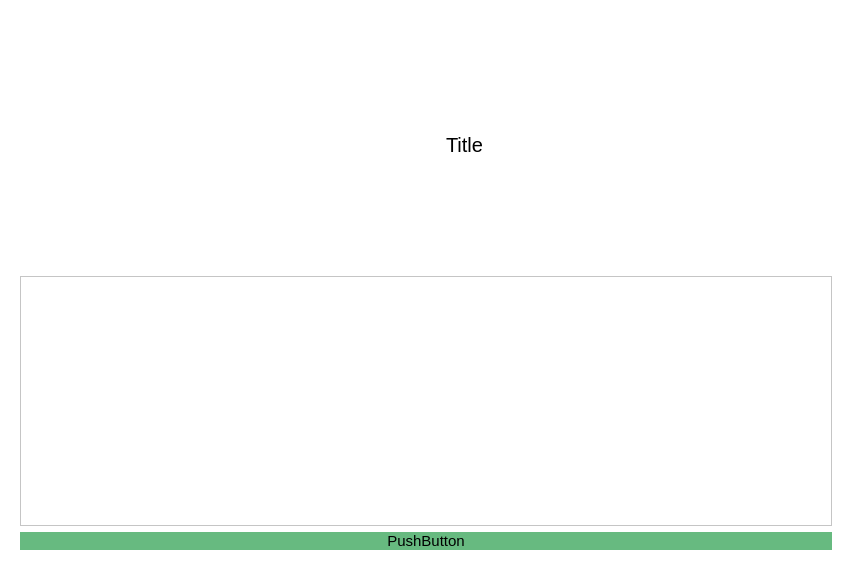
<?xml version="1.0" encoding="UTF-8"?>
<ui version="4.0">
 <class>PartnersPage</class>
 <widget class="QWidget" name="PartnersPage">
  <property name="geometry">
   <rect>
    <x>0</x>
    <y>0</y>
    <width>852</width>
    <height>570</height>
   </rect>
  </property>
  <property name="windowTitle">
   <string>Form</string>
  </property>
  <property name="styleSheet">
   <string notr="true">background-color: #fff</string>
  </property>
  <layout class="QVBoxLayout" name="verticalLayout">
   <item>
    <widget class="QFrame" name="verticalFrame">
     <property name="styleSheet">
      <string notr="true"/>
     </property>
     <layout class="QVBoxLayout" name="verticalLayout_2">
      <item>
       <layout class="QHBoxLayout" name="horizontalLayout" stretch="0,0,0,0">
        <property name="spacing">
         <number>6</number>
        </property>
        <property name="sizeConstraint">
         <enum>QLayout::SizeConstraint::SetDefaultConstraint</enum>
        </property>
        <property name="bottomMargin">
         <number>0</number>
        </property>
        <item>
         <spacer name="verticalSpacer">
          <property name="orientation">
           <enum>Qt::Orientation::Vertical</enum>
          </property>
          <property name="sizeHint" stdset="0">
           <size>
            <width>20</width>
            <height>50</height>
           </size>
          </property>
         </spacer>
        </item>
        <item>
         <widget class="QLabel" name="label">
          <property name="maximumSize">
           <size>
            <width>70</width>
            <height>70</height>
           </size>
          </property>
          <property name="text">
           <string/>
          </property>
          <property name="pixmap">
           <pixmap>../icons/Master_pol.png</pixmap>
          </property>
          <property name="scaledContents">
           <bool>true</bool>
          </property>
         </widget>
        </item>
        <item>
         <widget class="QLabel" name="Title">
          <property name="minimumSize">
           <size>
            <width>200</width>
            <height>0</height>
           </size>
          </property>
          <property name="maximumSize">
           <size>
            <width>200</width>
            <height>50</height>
           </size>
          </property>
          <property name="styleSheet">
           <string notr="true">color: black; font-size: 20px</string>
          </property>
          <property name="text">
           <string>&lt;html&gt;&lt;head/&gt;&lt;body&gt;&lt;p&gt;Title&lt;/p&gt;&lt;/body&gt;&lt;/html&gt;</string>
          </property>
         </widget>
        </item>
        <item>
         <spacer name="verticalSpacer_2">
          <property name="orientation">
           <enum>Qt::Orientation::Vertical</enum>
          </property>
          <property name="sizeHint" stdset="0">
           <size>
            <width>20</width>
            <height>40</height>
           </size>
          </property>
         </spacer>
        </item>
       </layout>
      </item>
      <item>
       <widget class="QScrollArea" name="scrollArea">
        <property name="enabled">
         <bool>true</bool>
        </property>
        <property name="sizePolicy">
         <sizepolicy hsizetype="Expanding" vsizetype="Expanding">
          <horstretch>0</horstretch>
          <verstretch>0</verstretch>
         </sizepolicy>
        </property>
        <property name="minimumSize">
         <size>
          <width>0</width>
          <height>0</height>
         </size>
        </property>
        <property name="widgetResizable">
         <bool>true</bool>
        </property>
        <widget class="QWidget" name="scrollAreaWidgetContents">
         <property name="geometry">
          <rect>
           <x>0</x>
           <y>0</y>
           <width>814</width>
           <height>249</height>
          </rect>
         </property>
         <layout class="QVBoxLayout" name="verticalLayout_4">
          <item>
           <layout class="QVBoxLayout" name="verticalLayout_3" stretch=""/>
          </item>
         </layout>
        </widget>
       </widget>
      </item>
      <item>
       <widget class="QPushButton" name="Button">
        <property name="styleSheet">
         <string notr="true">background-color: #67BA80;  color: bkack; font-size: 15px; border: 0px
</string>
        </property>
        <property name="text">
         <string>PushButton</string>
        </property>
       </widget>
      </item>
     </layout>
    </widget>
   </item>
  </layout>
 </widget>
 <resources/>
 <connections/>
</ui>
